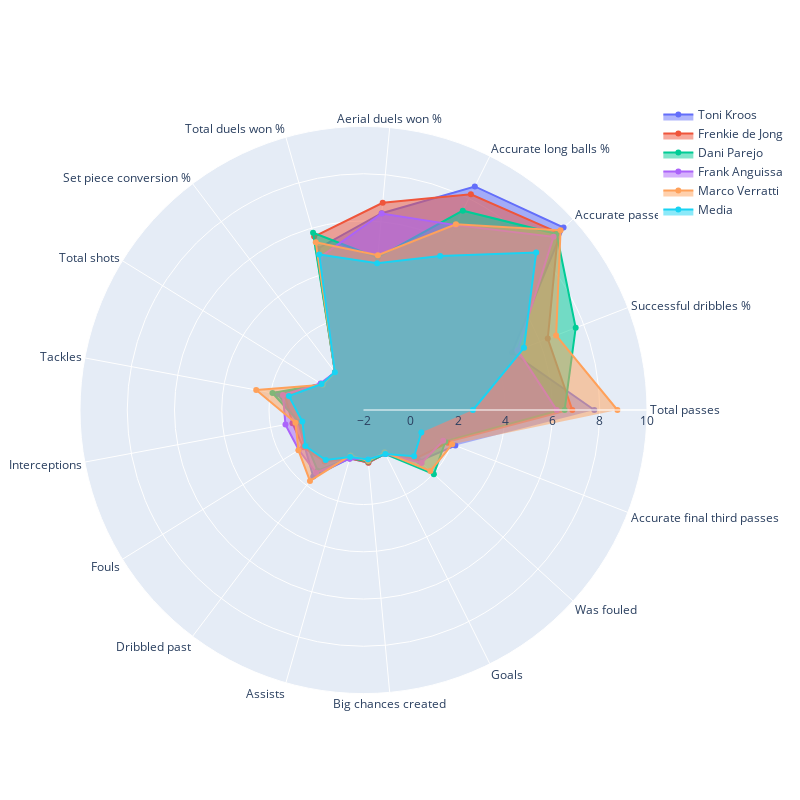

Source (notebook cell):
### Code cell
buscar_jugadores_similares('Toni Kroos', caracteristicas_grafico)

### Figure 1 — Plotly figure (JSON) as saved in the notebook; plotly's stock layout.template omitted (floating-point values rounded to 4 significant figures)
{"data": [{"fill": "toself", "name": "Toni Kroos", "r": [7.77, 4.737, 9.459, 8.571, 6.364, 5.099, 0, 0.103, 1.7, 0.8, 0.93, 1.53, 0.13, 0.23, 0.07, 1.2, 2.17], "theta": ["Total passes", "Successful dribbles %", "Accurate passes %", "Accurate long balls %", "Aerial duels won %", "Total duels won %", "Set piece conversion %", "Total shots", "Tackles", "Interceptions", "Fouls", "Dribbled past", "Assists", "Big chances created", "Goals", "Was fouled", "Accurate final third passes"], "type": "scatterpolar"}, {"fill": "toself", "name": "Frenkie de Jong", "r": [6.839, 6.364, 9.145, 8.197, 6.809, 5.632, 0, 0.055, 1.39, 1.06, 1, 0.73, 0.12, 0.24, 0.06, 1.03, 1.824], "theta": ["Total passes", "Successful dribbles %", "Accurate passes %", "Accurate long balls %", "Aerial duels won %", "Total duels won %", "Set piece conversion %", "Total shots", "Tackles", "Interceptions", "Fouls", "Dribbled past", "Assists", "Big chances created", "Goals", "Was fouled", "Accurate final third passes"], "type": "scatterpolar"}, {"fill": "toself", "name": "Dani Parejo", "r": [6.514, 7.632, 9.062, 7.426, 4.474, 5.801, 0, 0.081, 1.92, 0.78, 0.81, 1.22, 0.11, 0.19, 0.08, 2.03, 1.716], "theta": ["Total passes", "Successful dribbles %", "Accurate passes %", "Accurate long balls %", "Aerial duels won %", "Total duels won %", "Set piece conversion %", "Total shots", "Tackles", "Interceptions", "Fouls", "Dribbled past", "Assists", "Big chances created", "Goals", "Was fouled", "Accurate final third passes"], "type": "scatterpolar"}, {"fill": "toself", "name": "Frank Anguissa", "r": [6.178, 5, 8.885, 6.742, 6.351, 4.726, 0, 0.139, 1.47, 1.36, 1.22, 1.33, 0.14, 0.08, 0.08, 1.33, 1.617], "theta": ["Total passes", "Successful dribbles %", "Accurate passes %", "Accurate long balls %", "Aerial duels won %", "Total duels won %", "Set piece conversion %", "Total shots", "Tackles", "Interceptions", "Fouls", "Dribbled past", "Assists", "Big chances created", "Goals", "Was fouled", "Accurate final third passes"], "type": "scatterpolar"}, {"fill": "toself", "name": "Marco Verratti", "r": [8.748, 6.744, 9.287, 6.78, 4.583, 5.382, 0, 0.028, 2.62, 0.93, 1.24, 1.76, 0, 0.17, 0, 1.83, 2.024], "theta": ["Total passes", "Successful dribbles %", "Accurate passes %", "Accurate long balls %", "Aerial duels won %", "Total duels won %", "Set piece conversion %", "Total shots", "Tackles", "Interceptions", "Fouls", "Dribbled past", "Assists", "Big chances created", "Goals", "Was fouled", "Accurate final third passes"], "type": "scatterpolar"}, {"fill": "toself", "name": "Media", "r": [2.63, 5.286, 7.89, 5.282, 4.242, 4.842, 0.006275, 0.08979, 1.212, 0.6334, 0.8987, 0.6541, 0.07094, 0.1019, 0.07878, 0.8996, 0.6271], "theta": ["Total passes", "Successful dribbles %", "Accurate passes %", "Accurate long balls %", "Aerial duels won %", "Total duels won %", "Set piece conversion %", "Total shots", "Tackles", "Interceptions", "Fouls", "Dribbled past", "Assists", "Big chances created", "Goals", "Was fouled", "Accurate final third passes"], "type": "scatterpolar"}], "layout": {"autosize": false, "height": 800, "polar": {"radialaxis": {"range": [-2, 10], "visible": true}}, "showlegend": true, "width": 800}}
